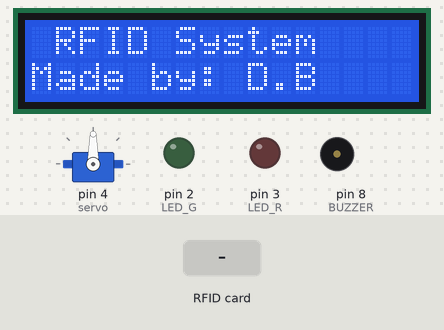
Simulated run of this sketch. Board: Arduino Uno, built with avr-gcc and run on an emulated ATmega328P. Shown: 16×2 character LCD, servo, output pins drawn as LEDs (lit = HIGH), buzzer (waves = sounding). The test bench sets the inputs (shaded band). Pins used as bus, display or sensor lines are not drawn; what the sketch prints to the serial monitor is not drawn.

Above: at 1.5 s.
1.6 s: RFID card 5E 7A 19 C4 held to the reader
At 4.6 s:
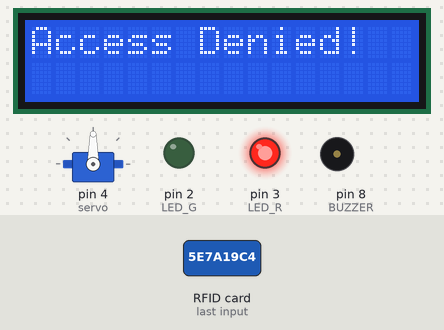
At 9.5 s:
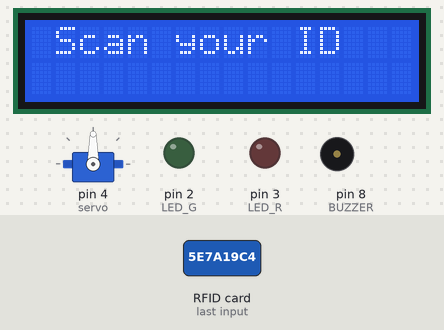
Timing chart, 0 to 11.0 s (numbered marks = the images above; inputs shaded):
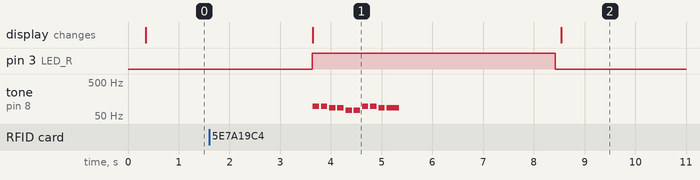

The sketch:

rfid_control.ino
```cpp
#include <LiquidCrystal_I2C.h>//lcd
#include <Servo.h>//servo
#include <RFID.h>//rfid
#include <Wire.h>//I2C - lcd
#include <SPI.h>//rfid
#include "pitches.h" //buzzer

int BUZZER = 8;//buzzer-in e kemi lidhur me pinin 8
int LED_R = 3;
int LED_G = 2;

#define SDA 10 //definojme pinin Select Device RFID
#define RST 9//definojme pinin reset  i RFID
RFID rfid(SDA, RST); //krijojme rfid dhe ja caktojme pinat enable dhe reset

byte kartaUser1[5] = {146, 69, 9, 227, 61};
byte kartaUser2[5] = {88, 17, 123, 16, 34};
byte kartaUser3[5] = {15, 15, 221, 229, 58};

byte kartaProve[5];//ketu do ruhet perkohesisht karta e lexuar - do perdoret per krahasim
LiquidCrystal_I2C  lcd(0x3F, 2, 1, 0, 4, 5, 6, 7); // 0x3F address busi i I2C modulit
Servo servo;  // krijojme objekt Servo

int positive_melody[] = {NOTE_D7, NOTE_C7, NOTE_C7, NOTE_D7, NOTE_A7, NOTE_D7, NOTE_G7, NOTE_E7, NOTE_B7, NOTE_G7, NOTE_A7, NOTE_B7};//melodia kur user-i ka qasje
int positive_kohezgjatja_e_notave[] = {8, 8, 8, 8, 8, 4, 8, 8, 8, 8, 8, 4}; //tempoja e melodise pozitive
int negative_melody[] = {NOTE_G2, NOTE_G2, NOTE_F2, NOTE_F2, NOTE_D2, NOTE_D2, NOTE_G2, NOTE_G2, NOTE_F2, NOTE_F2};//melodia kur user-i s'ka qasje
int negative_kohezgjatja_e_notave[] = {8, 8, 8, 8, 8, 8, 8, 8, 8, 4}; //tempoja e melodise negative

void setup() {
  Serial.begin(9600);

  SPI.begin();
  rfid.init();//resetohet dhe fillon te punoje antena e RFID

  lcd.setBacklightPin(3, POSITIVE); //Positive - Enum i definuar ne LCD.h fajllin
  lcd.begin(16, 2); // specifikon dimensionet e LCD-se , kolonat dhe rreshtat
  lcd.clear();

  servo.attach(4);  // servo objektin e lidhim me pinin 4
  servo.write(90);

  pinMode(LED_R, OUTPUT);
  pinMode(LED_G, OUTPUT);
  pinMode(BUZZER, OUTPUT);
  digitalWrite(BUZZER, HIGH);
  delay(100);
  digitalWrite(BUZZER, LOW);

  firstMessage(true); //ne LCD shkruajme 'RFID System'
}

void loop() {
  boolean qasjeUser1 = true;
  boolean qasjeUser2 = true;
  boolean qasjeUser3 = true;

  //ketu vijojne booleanet tjere

  if (rfid.isCard()) { // true nese gjendet kartele valide
    delay(1000);
    if (rfid.readCardSerial()) { // e lexon kartelen
      delay(1000);
      for (int i = 0; i < 5; i++) {
        kartaProve[i] = rfid.serNum[i];//numrin serik te RFID se lexuar e kopjojme qe ta krahasojme
      }
    }
    rfid.halt();
    for (int i = 0; i < 5; i++) {
      if (kartaUser2[i] != kartaProve[i])
      {
        qasjeUser2 = false;
      }
      if (kartaUser1[i] != kartaProve[i])
      {
        qasjeUser1 = false;
      }
      if (kartaUser3[i] != kartaProve[i])
      {
        qasjeUser3 = false;
      }
    }

    if (qasjeUser1) {
      //Serial.println("Welcome User1");
      digitalWrite(LED_G, HIGH);
      melody_YES();
      printoEmrin("User1", "155214");

      openGate();
      digitalWrite(LED_G, LOW);
      scanMessage();
    }
    else if (qasjeUser2)
    {
      digitalWrite(LED_G, HIGH);
      melody_YES();
      printoEmrin("User2", "155999");
      openGate();
      digitalWrite(LED_G, LOW);
      scanMessage();
    }
    else if (qasjeUser3)
    {
      digitalWrite(LED_G, HIGH);
      melody_YES();
      printoEmrin("User3", "155663");
      openGate();
      digitalWrite(LED_G, LOW);
      scanMessage();
    }

    //ketu do shtohen kartelat tjera
    else
    {
      digitalWrite(LED_R, HIGH);
      lcd.clear();
      lcd.print("Access Denied!");
      melody_NO();
      delay(3000);
      digitalWrite(LED_R, LOW);
      scanMessage();
    }
    //vijon paraqitja e numrit serik te RFID etiketes ne Serial Monitor
    Serial.print(rfid.serNum[0]);
    Serial.print("-");
    Serial.print(rfid.serNum[1]);
    Serial.print("-");
    Serial.print(rfid.serNum[2]);
    Serial.print("-");
    Serial.print(rfid.serNum[3]);
    Serial.print("-");
    Serial.print(rfid.serNum[4]);
    Serial.println("");
  }
  rfid.halt();
}

//vijojne funksionet
void printoEmrin(String user, String ID) {
  lcd.clear();
  delay(500);
  lcd.setCursor(0, 0);
  lcd.print("Welcome ");
  lcd.print(user);
  lcd.setCursor(0, 1);//kolona e pare rreshti i dyte
  lcd.print("ID: ");
  lcd.print(ID);
}

void firstMessage(bool buzzer) {
  if (buzzer) { //Do beje 'beep' vetem kur do te kycet sistemi
    digitalWrite(BUZZER, HIGH);
    delay(100);
    digitalWrite(BUZZER, LOW);
  }
  lcd.noBlink();
  lcd.clear();
  lcd.home();//kursori vendoset ne 0,0
  lcd.print(" RFID System");
  lcd.setCursor(0, 1);
  lcd.print("Made by: D.B");
}

void scanMessage() {
  digitalWrite(BUZZER, HIGH);
  delay(100);
  digitalWrite(BUZZER, LOW);
  lcd.noBlink();
  lcd.clear();
  lcd.setCursor(1, 0); //(kolona,rreshti)
  lcd.print("Scan your ID");
}

void openGate() {
  servo.write(180);
  delay(5000);
  servo.write(90);//motori leviz nga 90 ne 180 shkalle dhe anasjelltas
}

void melody_YES() {
  for (int i = 0; i < 12; i++)
  {
    int koha_e_notes = 1000 / positive_kohezgjatja_e_notave[i];
    tone(BUZZER, positive_melody[i], koha_e_notes);
    int pauza = koha_e_notes * 1.30;
    delay(pauza);
    noTone(BUZZER);
  }
}

void melody_NO() {
  for (int i = 0; i < 10; i++)
  {
    int koha_e_notes = 1000 / negative_kohezgjatja_e_notave[i];
    tone(BUZZER, negative_melody[i], koha_e_notes);
    int pauza = koha_e_notes * 1.30;
    delay(pauza);
    noTone(BUZZER);
  }
}
```

Measured:
- after the input at 1.6 s, pin 3 (LED_R): LOW → HIGH after 2.0 s, → LOW 4.8 s later; tone on pin 8 (BUZZER): plays 98 Hz for 0.13 s, 98 Hz for 0.13 s, 87 Hz for 0.13 s, 87 Hz for 0.13 s, 73 Hz for 0.13 s, 73 Hz for 0.13 s … (10 notes in this stretch), starting after 2.0 s; the display: changes after 2.0 s (image 1)
